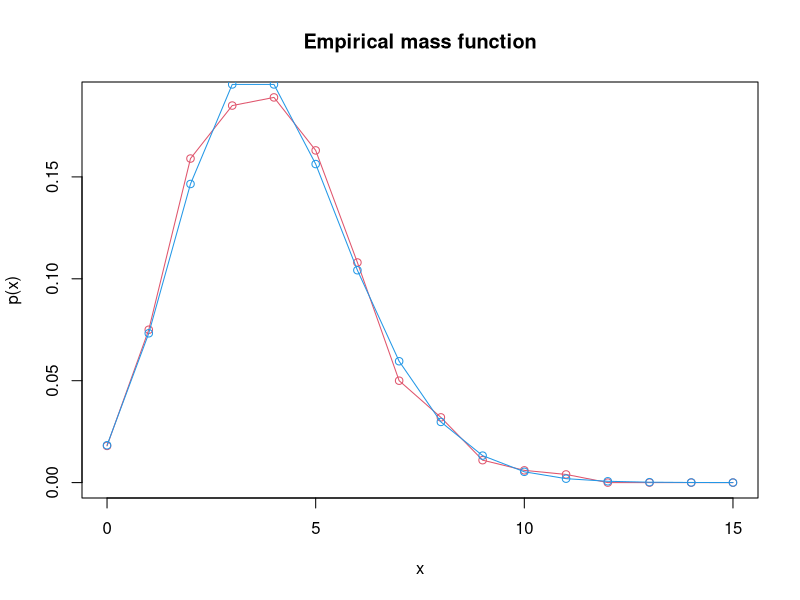
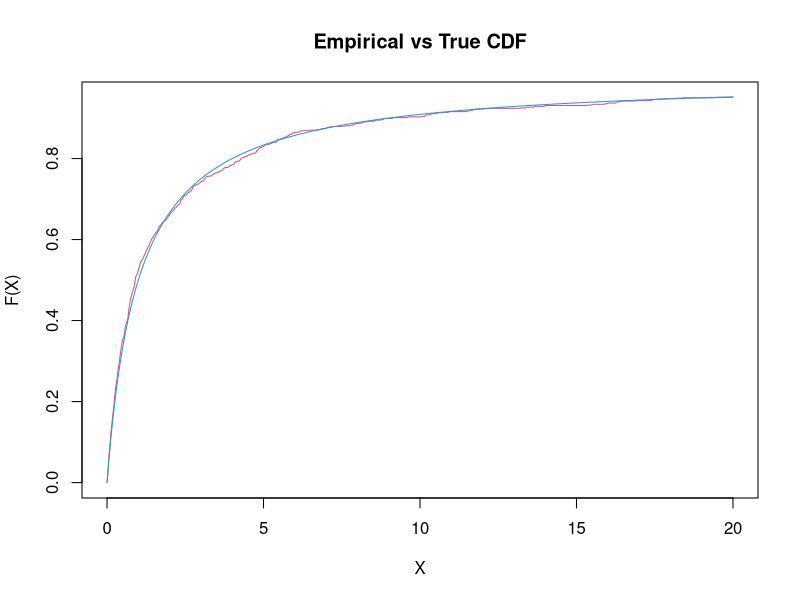

Write R code to recreate these figures, in order. (Note: this script raises an error after producing the figures.)
#Sampling from discrete distributions
#  ex. 1
#suppose that X takes values in S = {1, 2, 3} with probability mass function defined by
#the following table:
# x  1   2   3
# p  p1  p2 p3
#
#To generate from this distribution we partition (0, 1) into the three sub-intervals (0, p1),
#(p1, p1 +p2), and (p1 +p2, p1 +p2 +p3), generate a Uniform(0, 1), and check which interval
#the variable falls into. The following R code does this, and checks the results for p1 = .4,
#p2 = .25, and p3 = .35.

# n is the sample size
# p is a 3-length vector containing the corresponding probabilities
rX <- function(n, p)
{
  # generate the underlying uniform(0,1) variables
  U <- runif(n)
  # storage for the random variables, X
  X <- rep(0,n)
  # which U are in the first interval
  w1 <- which(U <= p[1])
  X[w1] <- 1
  # which U are in the second interval
  w2 <- which( (U > p[1]) & (U < sum(p[1:2])) )
  X[w2] <- 2
  # which U are in the third interval
  w3 <- which( U > sum(p[1:2]) )
  X[w3] <- 3
  return(X)
}
X = rX(10000, c(.4, .25, .35))
mean(X == 1)
#[1] 0.407
mean(X == 2)
#[1] 0.2504
mean(X == 3)
#[1] 0.3426


#ex. 2
#The probability mass function for the poisson with parameter ?? has the form
#p(x) = e^(-lambda)* (lambda^i)/(i!)
#whose sample space is all non-negative integers. The following R program generates from
#this distribution and compared the empirical mass function with the true mass function
#for ?? = 4.

# function to calculate poission CDF at an integer x
# when lambda = L. This does the same thing as ppois()
pois.cdf <- function(x, L)
{
  # grid of values at which to calculate the mass function
  v <- seq(0, x, by=1)
  # return CDF value
  return( sum( exp(-L)*(L^v)/factorial(v) ) )
}
# n: sample size, L: lambda
r.pois <- function(n, L)
{
  U <- runif(n)
  X <- rep(0,n)
  # loop through each uniform
  for(i in 1:n)
  {
    # first check if you are in the first interval
    if(U[i] < pois.cdf(0,L))
    {
      X[i] <- 0
    } else
    {
      # while loop to determine which subinterval,I, you are in
      # terminated when B = TRUE
      B = FALSE
      I = 0
      while(B == FALSE)
      {
        # the interval to check
        int <- c( pois.cdf(I, L), pois.cdf(I+1,L) )
        # see if the uniform is in that interval
        if( (U[i] > int[1]) & (U[i] < int[2]) )
        {
          # if so, quit the while loop and store the value
          X[i] <- I+1
          B = TRUE
        } else
        {
          # If not, continue the while loop and increase I by 1
          I=I+1
        }
      }
    }
  }
  return(X)
}

# generate 1000 Pois(4) random variables
V = r.pois(1000, 4)
# empirical mass function
Mf <- c(0:15)
for(i in 0:15) Mf[i+1] <- mean(V==i)
# plot the observed mass function with the
# the true mass function overlaying it
b <- c(0:15)
plot(b, Mf, xlab="x", ylab="p(x)", main="Empirical mass function", col=2)
lines(b, Mf, col=2)
# overlay with true mass function
points(b, dpois(b,4), col=4)
lines(b, dpois(b,4), col=4)

#ex.3
#suppose you want to generate from a distribution with CDF
#F(x) = x/(1+x) for x ??? (0,???).

# n is the sample size
r.harmonic <- function(n)
{
  # generate uniforms
  U <- runif(n)
  # return F^-1(U)
  return( U/(1-U) )
}
X <- r.harmonic(1000)
# empirical CDF
v <- seq(0, 20, length=1000)
emp.cdf <- rep(0, 1000)
for(i in 1:1000) emp.cdf[i] <- mean(X <= v[i])
# true CDF
true.cdf <- v/(1+v)
plot(v, emp.cdf, xlab="X", ylab="F(X)", main="Empirical vs True CDF", col=2,type="l")
lines(v,true.cdf,col=4)

#ex. 4
#suppose X has CDF F(x)=(1/(1+e^(-x))^(theta)
#where ?? > 0 is a parameter. This distribution is known as the skew logistic distribution,
#which is symmetric when ?? = 1, and skewed otherwise.
#
#
# generate n samples from the skew logistic
# distribution with parameter Theta

r.skewlog <- function(n, Theta)
{
  U <- runif(n)
  return( -log( (1/U)^(1/Theta) - 1) )
}
X <- r.skewlog(1000, 4)
# empirical CDF
v <- seq(-10, 10, length=100)
emp.cdf <- rep(0, 1000)
for(i in 1:1000) emp.cdf[i] <- mean(X <= v[i])
# true CDF
true.cdf <- (1 + exp(-v))^(-4)
plot(v, emp.cdf, xlab="X", ylab="F(X)", main="Empirical vs True CDF", col=2,type="l")
lines(v,true.cdf,col=4)
         